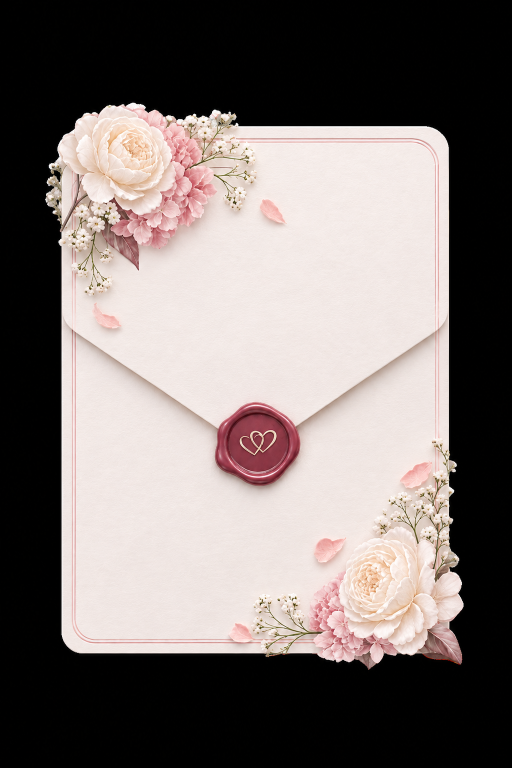
#> input picture assets-src/invitation.png, 1024 x 1535 px (shown at 1/2 size)
$ python cut-letter-flowers.py
#> lines starting #> are read from the running program, lines starting #| are printed output that depends on the picture; after the words box and inside, x2 and y2 are one past the last pixel; in counts of white or black regions, pixels touching at a corner belong together
"""Cut the two flower corners of assets-src/invitation.png (peony, hydrangea,
baby's breath and loose petals) into transparent sprites for the letter card
(index.html #thu-moi, css "letter"):

  public/assets/invite/bouquet-tl-{360,720}.webp   top-left spray
  public/assets/invite/bouquet-br-{360,720}.webp   bottom-right spray
  public/assets/invite/petal-{a,b}.webp            two loose petals

The flowers lie on cream paper, so this is a difference matte:
1. the pink frame lines are painted over with the paper tone;
2. the paper tone is estimated locally (normalised blur of paper-like pixels);
3. alpha grows with the distance from that tone, and colours are un-blended
   from it; enclosed pale spots inside the peonies are filled back in;
4. over the black background alpha comes from luminance instead, and the
   card's anti-aliased edge only survives where a flower crosses it.

Needs numpy, Pillow, opencv-python-headless (use a throwaway venv):
  python scripts/cut-letter-flowers.py
"""

from pathlib import Path

import cv2
import numpy as np
from PIL import Image

ROOT = Path(__file__).resolve().parent.parent
SRC = ROOT / "assets-src/invitation.png"
OUT = ROOT / "public/assets/invite"

# (x0, y0, x1, y1) in source pixels
CROPS = {
    "bouquet-tl": (84, 196, 516, 606),
    "bouquet-br": (498, 868, 934, 1346),
    "petal-a": (512, 390, 582, 456),
    "petal-b": (176, 598, 250, 662),
}
WIDTHS = {"bouquet-tl": (360, 720), "bouquet-br": (360, 720)}

FRAME_ROWS = [(274, 286), (1276, 1288)]  # both hairlines + the light strip between, inclusive
FRAME_COLS = [(142, 153), (867, 880)]
SEAL = ((514, 887), 104)


def smoothstep(e0, e1, x):
    t = np.clip((x - e0) / (e1 - e0), 0, 1)
    return t * t * (3 - 2 * t)


def build(rgb):
    """Full-image RGBA cut-out (flowers only)."""
    c = rgb.astype(np.float32)
    h, w, _ = c.shape
#> h = 1535; w = 1024
    mx = c.max(-1)

    # --- card vs black background -----------------------------------------
    dark = (mx < 40).astype(np.uint8)
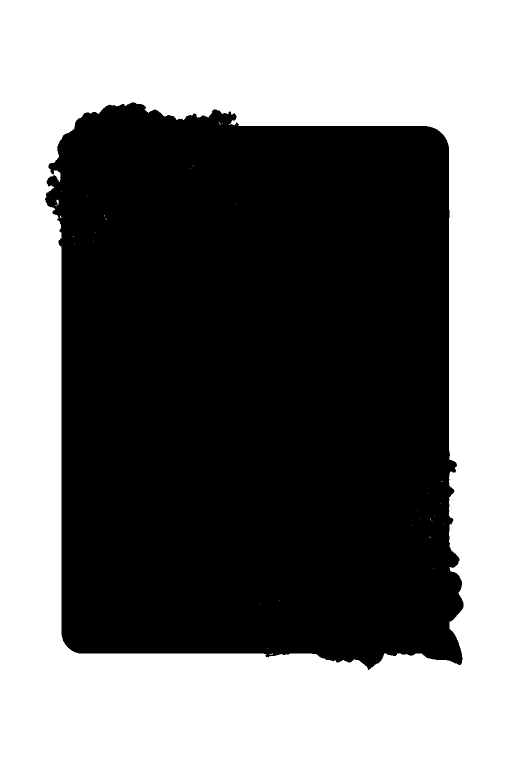
#> dark: shape (1535, 1024) (shown at 1/2 size); values 0 (black) and 1 (white), 46.8% white; 35 white regions (33 under 20 px), largest, box (x1, y1, x2, y2) and area: (0, 0, 1024, 1535) 735719, (113, 399, 118, 410) 33
    _, lab = cv2.connectedComponents(dark, connectivity=4)
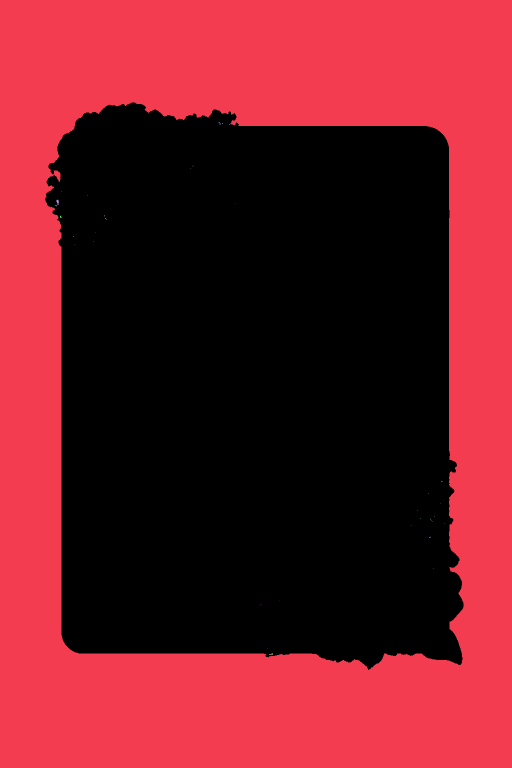
#> lab: shape (1535, 1024) int32 (shown at 1/2 size); 44 distinct labels, from 0 to 43; one colour per label, 0 black
    border = set(np.unique(np.concatenate([lab[0], lab[-1], lab[:, 0], lab[:, -1]]))) - {0}
#> border = 1 item
    outside = np.isin(lab, list(border))
#> outside: shape (1535, 1024) bool; 46.8% white; 1 white region, box (x1, y1, x2, y2) and area: (0, 0, 1024, 1535) 735715
    card = cv2.erode((~outside).astype(np.uint8), np.ones((9, 9), np.uint8)).astype(bool)
#> card: shape (1535, 1024) bool; 52% white; 1 black region, box (x1, y1, x2, y2) and area: (0, 0, 1024, 1535) 753825
    rim = ~outside & ~card
#> rim: shape (1535, 1024) bool; 1.2% white; 1 white region, box (x1, y1, x2, y2) and area: (90, 205, 927, 1340) 18110

    def paperlike(img):
        r, g, b = img[..., 0], img[..., 1], img[..., 2]
        m = img.max(-1)
        return (m > 222) & (m < 252) & ((r - g) < 17) & ((r - b) < 24) & ((g - b) > -6)
#> returned value: shape (1535, 1024) bool; 39% white; 1133 white regions (975 under 20 px), largest, box (x1, y1, x2, y2) and area: (151, 246, 898, 1278) 278235, (151, 285, 870, 856) 273778, (117, 459, 539, 1306) 24084

    # --- scrub the frame lines --------------------------------------------
    pl = paperlike(c) & card
#> pl: shape (1535, 1024) bool; 38.4% white; 1038 white regions (883 under 20 px), largest, box (x1, y1, x2, y2) and area: (151, 285, 870, 856) 273778, (151, 654, 894, 1278) 260661, (127, 654, 539, 1303) 16654
    for y0, y1 in FRAME_ROWS:
        ref = (c[y0 - 4] + c[y1 + 4]) / 2
        p0, p1 = pl[y0 - 4], pl[y1 + 4]
        for y in range(y0 - 1, y1 + 2):
            row = c[y]
            pink = np.abs(row - ref).max(-1) < 40
            sel = ((p0 & p1) | ((p0 | p1) & pink)) & card[y]
            row[sel] = ref[sel]
    for x0, x1 in FRAME_COLS:
        ref = (c[:, x0 - 4] + c[:, x1 + 4]) / 2
        p0, p1 = pl[:, x0 - 4], pl[:, x1 + 4]
        for x in range(x0 - 1, x1 + 2):
            col = c[:, x]
            pink = np.abs(col - ref).max(-1) < 40
            sel = ((p0 & p1) | ((p0 | p1) & pink)) & card[:, x]
            col[sel] = ref[sel]

    # --- local paper tone --------------------------------------------------
    pl = (paperlike(c) & card).astype(np.float32)
#> in paperlike (call 2), `return (m > 222) & (m < 252) & ((r - g) < 17) & ((r - b) < 24) & ((g -..`: returned value: shape (1535, 1024) bool; 39.8% white; 1127 white regions (980 under 20 px), largest, box (x1, y1, x2, y2) and area: (117, 246, 898, 1306) 593314, (98, 270, 182, 346) 2114, (117, 336, 176, 448) 1992
#> pl: shape (1535, 1024) float32; values 0 (black) and 1 (white), 39.2% white; 1030 white regions (888 under 20 px), largest, box (x1, y1, x2, y2) and area: (127, 256, 895, 1303) 584956, (117, 336, 176, 447) 1965, (119, 271, 182, 346) 1851
    pl = cv2.erode(pl, np.ones((5, 5), np.uint8))
#> pl: shape (1535, 1024) float32; values 0 (black) and 1 (white), 36% white; 157 white regions (113 under 20 px), largest, box (x1, y1, x2, y2) and area: (129, 258, 893, 852) 286454, (129, 660, 892, 1301) 272092, (125, 345, 141, 433) 1075
    num = cv2.GaussianBlur(c * pl[..., None], (0, 0), 18)
    den = cv2.GaussianBlur(pl, (0, 0), 18)[..., None]
    paper = num / np.maximum(den, 1e-4)
    paper = np.where(den > 0.02, paper, np.array([239, 229, 225], np.float32))
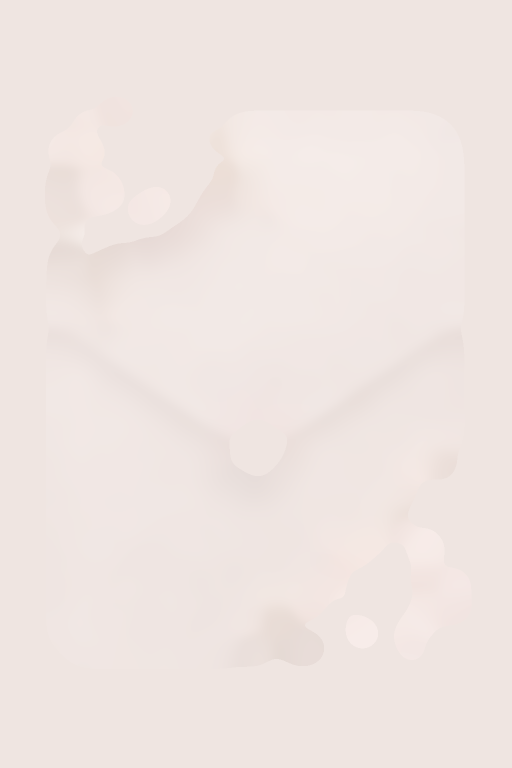
#> paper: shape (1535, 1024, 3) float32 (shown at 1/2 size); mean of channels 0, 1, 2 237.3, 227.3, 224.8; drawn as R, G, B

    diff = c - paper
    d = np.maximum(np.abs(diff).max(-1), 1.4 * np.abs((diff[..., 0] - diff[..., 2])))
    a_in = smoothstep(6, 24, d)

    # fill enclosed pale spots (peony highlights read as paper)
    core = (a_in > 0.5).astype(np.uint8)
#> core: shape (1535, 1024); values 0 (black) and 1 (white), 59.8% white; 1258 black regions (1092 under 20 px), largest, box (x1, y1, x2, y2) and area: (120, 251, 898, 1306) 594343, (138, 211, 304, 327) 2560, (116, 269, 183, 349) 2269
    core = cv2.morphologyEx(core, cv2.MORPH_CLOSE, np.ones((3, 3), np.uint8))
#> core: shape (1535, 1024); values 0 (black) and 1 (white), 60.7% white; 268 black regions (111 under 20 px), largest, box (x1, y1, x2, y2) and area: (121, 254, 897, 854) 298505, (123, 639, 898, 1306) 288835, (116, 271, 183, 346) 2129
    inv = (1 - core).astype(np.uint8)
    n, lab2, stats, _ = cv2.connectedComponentsWithStats(inv, connectivity=4)
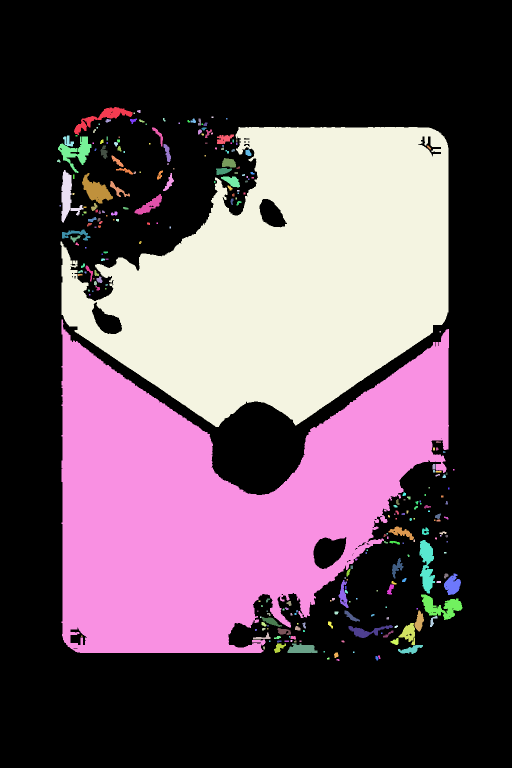
#> lab2: shape (1535, 1024) int32 (shown at 1/2 size); 281 distinct labels, from 0 to 280; one colour per label, 0 black
#> n = 281; stats = 281 rows, first 6: [0, 0, 1024, 1535, 953849], [148, 214, 117, 56, 1688], [274, 220, 7, 6, 33], [267, 225, 3, 3, 9], [423, 233, 4, 3, 12], [326, 236, 5, 7, 23]
    small = np.zeros(n, bool)
    small[1:] = stats[1:, cv2.CC_STAT_AREA] < 2600
    holes = small[lab2] & card
#> holes: shape (1535, 1024) bool; 1.9% white; 268 white regions (115 under 20 px), largest, box (x1, y1, x2, y2) and area: (119, 271, 183, 346) 2069, (839, 1080, 870, 1187) 1990, (842, 1189, 923, 1240) 1942
    a_in = np.maximum(a_in, holes.astype(np.float32))

    # over black: luminance key
    a_out = np.clip((mx - 38) / 150, 0, 1)
    alpha = np.where(outside, a_out, a_in)
    # card rim: only where a flower crosses the edge
    near_out = cv2.dilate(np.where(outside, a_out, 0).astype(np.float32), np.ones((5, 5), np.uint8))
#> near_out: shape (1535, 1024) float32; values 0 (black) and 0.00667 (white), 0.02% white; 14 white regions, largest, box (x1, y1, x2, y2) and area: (294, 223, 299, 228) 25, (463, 238, 468, 243) 25, (469, 244, 474, 249) 25
    alpha = np.where(rim, np.minimum(near_out, 1.0), alpha)

    # drop the wax seal
    yy, xx = np.mgrid[0:h, 0:w]
    (sx, sy), sr = SEAL
    alpha[(xx - sx) ** 2 + (yy - sy) ** 2 <= sr * sr] = 0
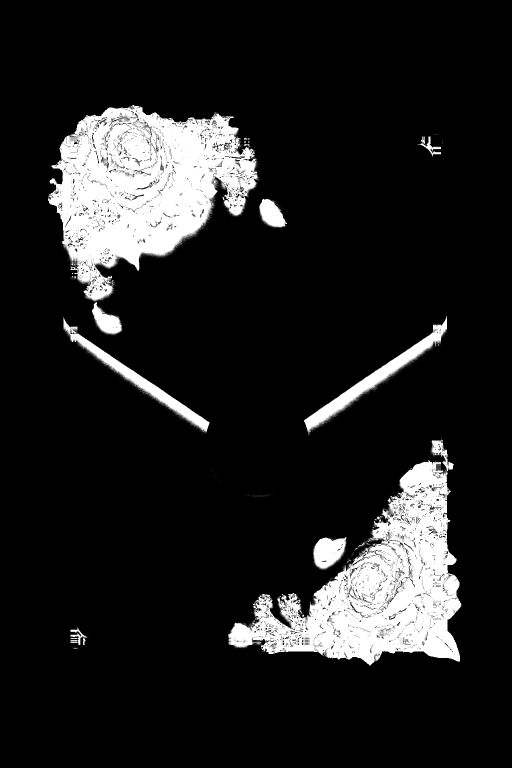
#> alpha: shape (1535, 1024) float32 (shown at 1/2 size); min 0, max 1, mean 0.125

    # specks
    keep_m = (alpha > 0.35).astype(np.uint8)
#> keep_m: shape (1535, 1024); values 0 (black) and 1 (white), 13% white; 87 white regions (69 under 20 px), largest, box (x1, y1, x2, y2) and area: (96, 210, 517, 602) 94770, (456, 920, 923, 1331) 83712, (608, 632, 894, 870) 8603
    n, lab3, stats, _ = cv2.connectedComponentsWithStats(keep_m, connectivity=8)
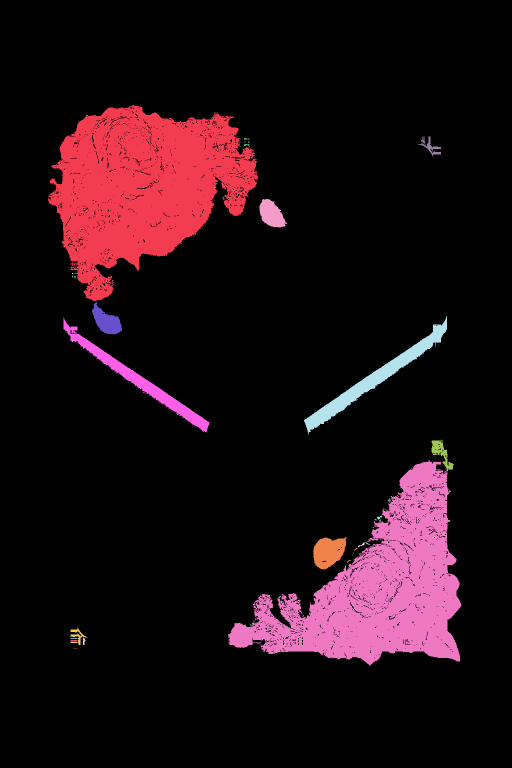
#> lab3: shape (1535, 1024) int32 (shown at 1/2 size); 88 distinct labels, from 0 to 87; one colour per label, 0 black
#> n = 88; stats = 88 rows, first 6: [0, 0, 1024, 1535, 1368145], [96, 210, 421, 392, 94770], [429, 224, 2, 2, 2], [434, 225, 1, 2, 2], [172, 230, 4, 2, 5], [450, 232, 1, 1, 1]
    big = np.zeros(n, bool)
    big[1:] = stats[1:, cv2.CC_STAT_AREA] >= 25
    keep = cv2.dilate(big[lab3].astype(np.uint8), np.ones((5, 5), np.uint8)).astype(bool)
#> keep: shape (1535, 1024) bool; 14.7% white; 8 white regions, largest, box (x1, y1, x2, y2) and area: (94, 208, 519, 671) 106366, (454, 879, 925, 1333) 95402, (606, 630, 896, 872) 10841
    alpha = np.where(keep, alpha, 0)

    # un-blend colours from their background (paper inside, black outside)
    bg = np.where(outside[..., None], 0, paper)
    a3 = np.maximum(alpha, 0.05)[..., None]
    col = np.clip((c - (1 - a3) * bg) / a3, 0, 255)
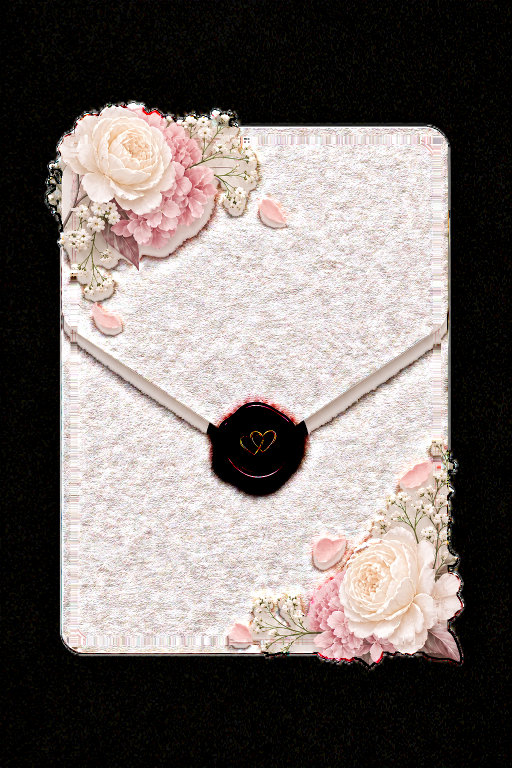
#> col: shape (1535, 1024, 3) float32 (shown at 1/2 size); mean R, G, B 119.4, 111.6, 108.8
    col = np.where(alpha[..., None] > 0.97, c, col)
    return np.dstack([col.astype(np.uint8), (alpha * 255).astype(np.uint8)])


def main():
    rgba = build(np.asarray(Image.open(SRC).convert("RGB")))
    for name, (x0, y0, x1, y1) in CROPS.items():
        img = Image.fromarray(rgba[y0:y1, x0:x1], "RGBA")
        if name.startswith("petal"):
            # keep the petal only (largest blob)
            a = np.asarray(img)[..., 3]
            n, lab, stats, _ = cv2.connectedComponentsWithStats((a > 20).astype(np.uint8), connectivity=8)
            i = 1 + int(np.argmax(stats[1:, cv2.CC_STAT_AREA]))
            m = cv2.dilate((lab == i).astype(np.uint8), np.ones((3, 3), np.uint8))
            arr = np.asarray(img).copy()
            arr[..., 3] = arr[..., 3] * m
            img = Image.fromarray(arr, "RGBA")
        img = img.crop(img.getbbox())
        widths = WIDTHS.get(name)
        if widths:
            for w in widths:
                h = round(img.height * w / img.width)
                img.resize((w, h), Image.LANCZOS).save(OUT / f"{name}-{w}.webp", quality=88, method=6)
        else:
            img.save(OUT / f"{name}.webp", quality=88, method=6)
        print(f"{name}: {img.width}x{img.height} (w/h {img.width / img.height:.4f})")


if __name__ == "__main__":
#> (the run stopped early here; a loop or call above may not have finished)
